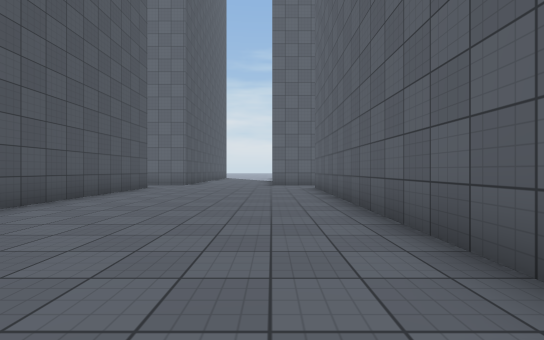
view 1 (above)

20 first-person views from a walk through a 3-D level made in the Unity game engine. The camera is 1.2 m above the floor, looks level and sees 90° across. The floor is counted in squares, 2 m on a side. Each view is taken from the middle of a square. On the plan, view 1 faces up. The plan holds only what a view shows up to about 9 squares ahead; the rest is blank. The place goes on beyond the plan. The player character is not drawn. Some animated figures are not drawn. Surface patterns are stand-ins for the level's own textures.

view 2
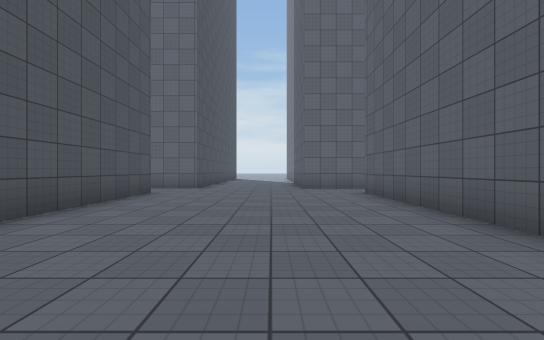

view 3
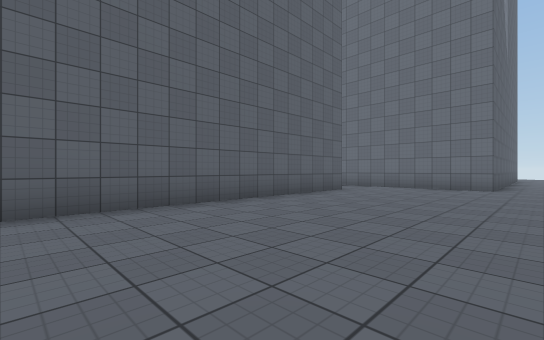

view 4
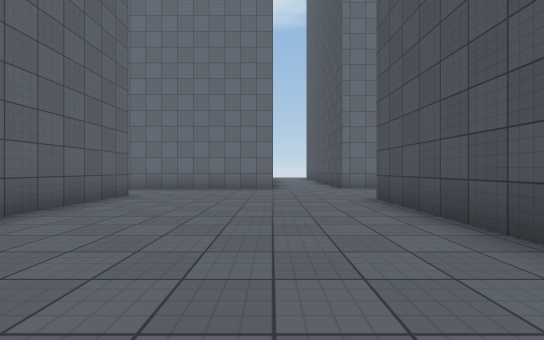

view 5
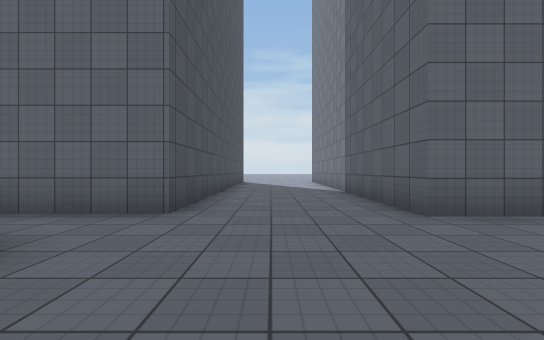

view 6
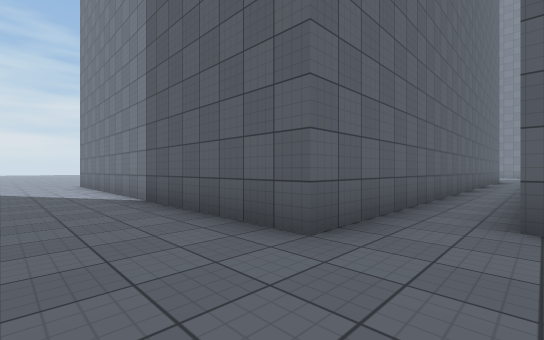

view 7
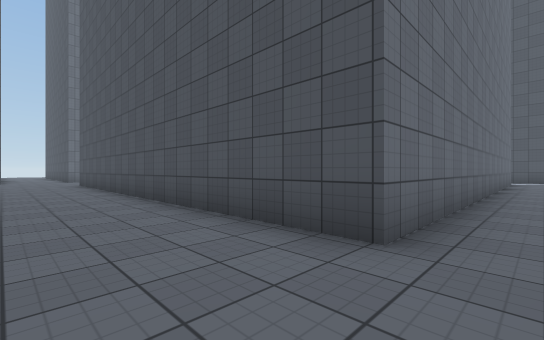

view 8
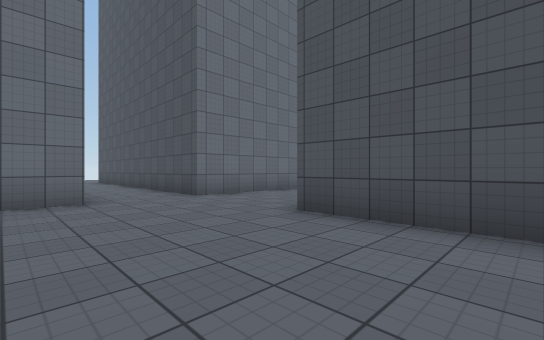

view 9
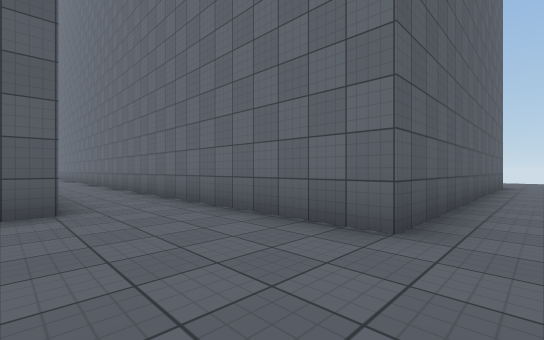

view 10
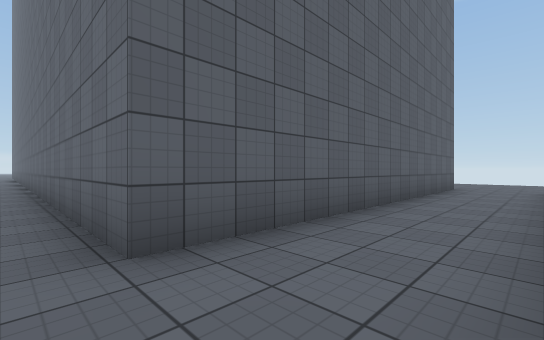

view 11
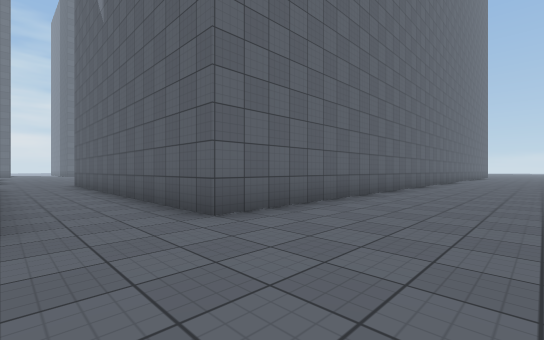

view 12
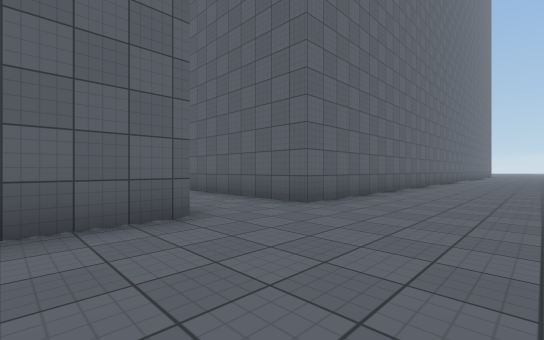

view 13
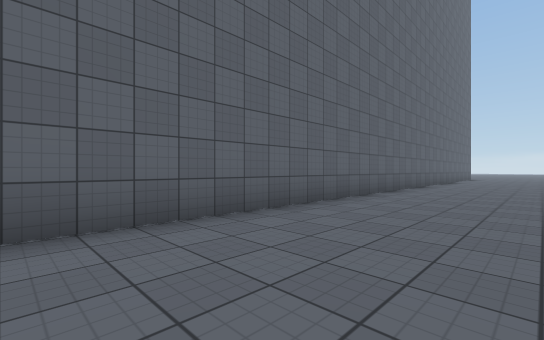

view 14
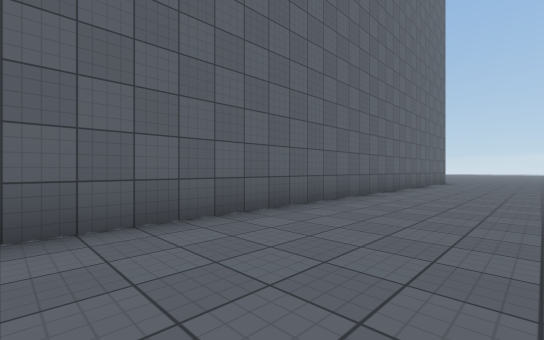

view 15
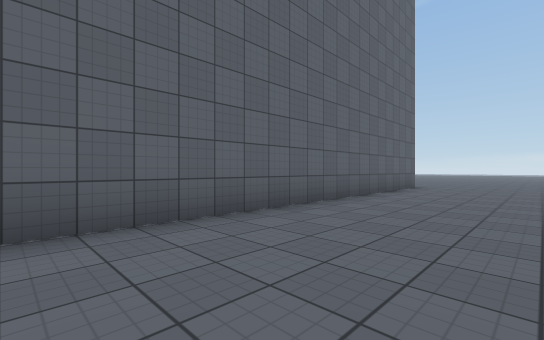

view 16
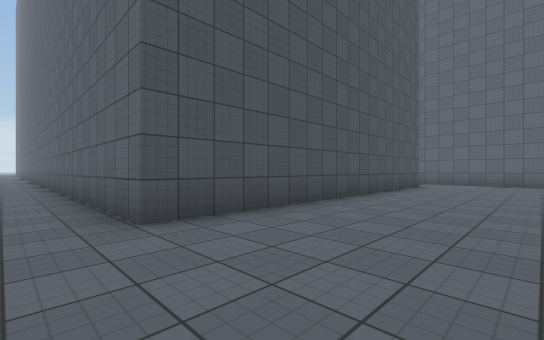

view 17
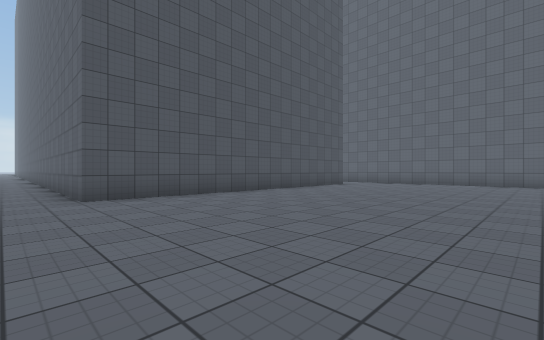

view 18
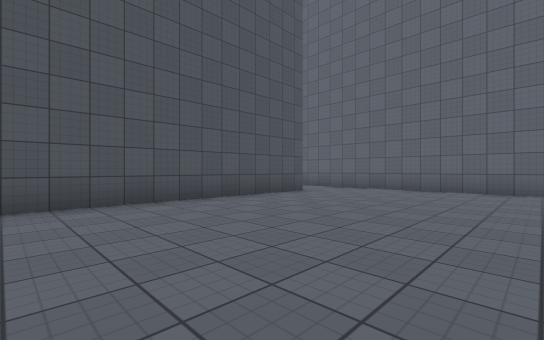

view 19
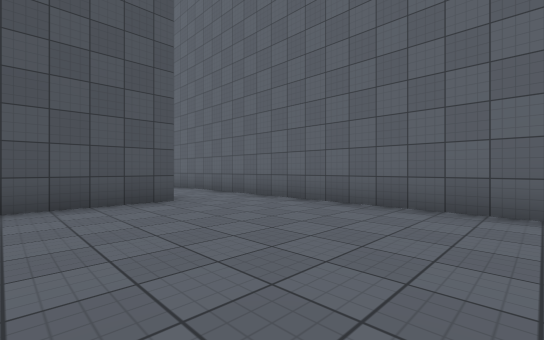

view 20
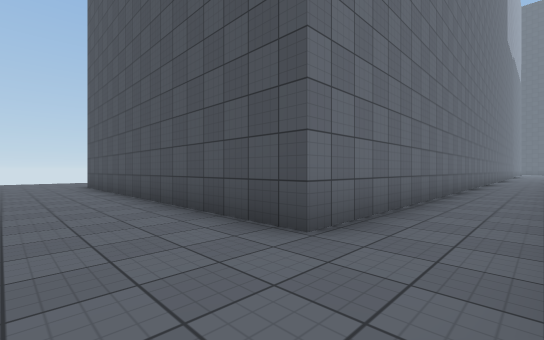

### Floor plan
Points are (right, up) in squares from view 1. A wall is a line through its corners. A room is listed if a view was taken in it or the views show most of it. See-through windows are left out.
Room 1 (views 1, 2, 3, 4, 5, 6, 7, 8, 9, 10)
walls: (1.5, -3.6) (1.5, 9.2); (-6.5, 9.1) (-4.2, 9.1) (-4.2, -2.6); (1.5, 10.5) (0, 10.5) (0, 14.5); (-2, -5.6) (0.5, -5.6); (-6.5, -5.6) (-4.2, -5.6); (-3.4, 14.5) (-3.4, 10.7) (-5.8, 10.7)
ways out: opening at (-3.5, -5.5) to room 2; opening at (1.5, -4.5) to room 2; opening at (1, 10)
Room 2 (views 11, 12, 13, 14, 15, 16, 17, 18, 19, 20)
walls: (13.9, -5.6) (22.9, -5.6) (22.9, -14.9) (-2, -14.9) (-2, -5.6); (0.5, -5.6) (8.1, -5.6); (29, -3.5) (19.8, -3.5); (-4.2, -14.8) (-6, -14.8); (-4.2, -5.6) (-4.2, -9.5)
ways out: opening at (-3.5, -5.5) to room 1; opening at (1.5, -4.5) to room 1

Where each view was taken, in squares from view 1:
view 1: 0 up, 0 right, facing up
view 2: 2 up, 1 left, facing up
view 3: 4 up, 3 left, facing down-right
view 4: 3 up, 2 left, facing down
view 5: 7 up, 2 left, facing up
view 6: 9 up, 2 left, facing up-right
view 7: 10 up, 2 left, facing down-left
view 8: 0 up, 1 left, facing down-left
view 9: 3 down, 3 left, facing down-right
view 10: 5 down, 4 left, facing down-right
view 11: 18 down, 4 left, facing up-right
view 12: 18 down, 6 left, facing up-right
view 13: 18 down, 3 right, facing up-right
view 14: 18 down, 9 right, facing up-right
view 15: 18 down, 13 right, facing up-right
view 16: 16 down, 26 right, facing up-left
view 17: 16 down, 29 right, facing up-left
view 18: 12 down, 28 right, facing up-left
view 19: 8 down, 28 right, facing up-left
view 20: 4 down, 25 right, facing down-left
